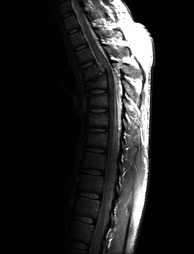
%> input picture p1/Fig1.jpg, 194 x 254 px, shrunk from 373 x 488 before the run
$ octave problem1_main.m   (GNU Octave 9; MATLAB toolbox functions it lacks are replaced by stand-ins)
%> lines starting %> are read from the running program, lines starting %| are printed output that depends on the picture
### p1/histShow.m
function [x, y] = histShow( imgf )
%HISTSHOW display the histogram graph of the imgf
% x - the horizontal axis of histogram,
% y - the vertical axis of histogram
g = imgf(:) + 1;
n = length(g);
x = (1 : 256);
y = zeros(1, 256);
for i = (1 : n)
    y(g(i)) = y(g(i)) + 1;
end

end

### p1/histEqual.m
function [ imgg ] = histEqual( imgf )
%HISTEQUAL
%
[x, y] = histShow(imgf);
T = zeros(1, 256);
a = 0;
g = imgf(:);
n = length(g);
for i = (1 : 256)
    T(i) = a + y(i);
    a = T(i);
end
T = round(255 * T / n);
for i = (1 : n)
    g(i) = T(g(i)+1);
end
imgg = reshape(g, size(imgf));

end

### p1/problem1_main.m
% DIP problem 1
% Histogram euqlization
% author: wang.yiqing
% Dependent function: histShow, histEqual

% =========================================================================
fp1 = 'Fig1.jpg';
fp2 = 'Fig2.jpg';
f1 = imread(fp1);
%> f1 is the input picture: size 254x194 uint8; min 0, max 255, mean 32.6
f2 = imread(fp2);
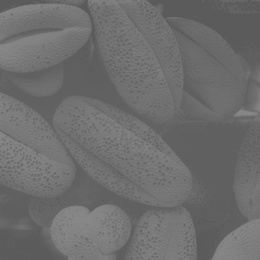
%> input picture p1/Fig2.jpg, 260 x 260 px, shrunk from 500 x 500 before the run
%> f2 is the input picture: size 260x260 uint8; min 85, max 138, mean 109.1
% =======================================================================
% process Fig1.jpg
figure, imshow(f1);
[fx1, fy1] = histShow(f1);
%> after the loop in histShow, `for i = (1 : n)`: y = 256 values, max 27761 at index 2, min 0 at index 256, mean 192.5
%> fx1 = 256 values from 1 to 256; fy1 has the same summary as y in histShow
figure, bar(fx1, fy1);
%> after `bar(fx1, fy1)`:
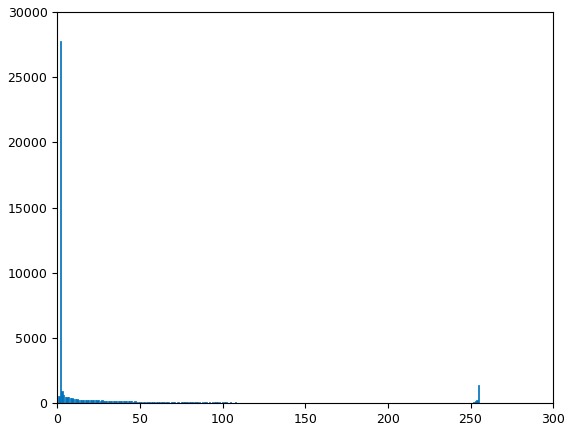
%> figure redrawn from the program's plot data; tallest bar 27761 high, from x = 1.6 to 2.4
g1 = histEqual(f1);
%> the loop in histEqual, `for i = (1 : 256)` made 256 passes
%> a on passes 1 to 3: 514, 28275, 29210
%> after the loop in histEqual, `for i = (1 : 256)`: T = 256 values from 514 to 49276
%> in histEqual, `T = round(255 * T / n);`: T = 256 values from 3 to 255
%> in histEqual, `imgg = reshape(g, size(imgf));`:
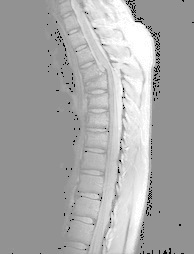
%> imgg: size 254x194 uint8; min 3, max 255, mean 168.1
figure, imshow(g1);
[gx1, gy1] = histShow(g1);
%> gx1 = 256 values from 1 to 256; gy1 = 256 values, max 27761 at index 147, min 0 at index 1, mean 192.5
figure, bar(gx1, gy1);

% process Fig2.jpg
figure, imshow(f2);
[fx2, fy2] = histShow(f2);
%> fx2 = 256 values from 1 to 256; fy2 = 256 values, max 4878 at index 97, min 0 at index 1, mean 264.1
figure, bar(fx2, fy2);
%> after `bar(fx2, fy2)`:
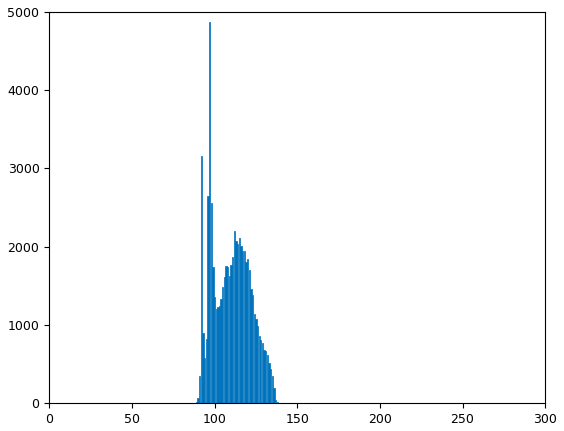
%> figure redrawn from the program's plot data; tallest bar 4878 high, from x = 96.6 to 97.4
g2 = histEqual(f2);
%> after the loop in histEqual (call 2), `for i = (1 : 256)`: T = 256 values from 0 to 67600
%> in histEqual (call 2), `T = round(255 * T / n);`: T = 256 values from 0 to 255
%> in histEqual (call 2), `imgg = reshape(g, size(imgf));`:
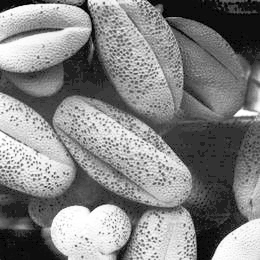
%> imgg: size 260x260 uint8; min 0, max 255, mean 131.2
figure, imshow(g2);
[gx2, gy2] = histShow(g2);
%> gx2 = 256 values from 1 to 256; gy2 = 256 values, max 4878 at index 52, min 0 at index 2, mean 264.1
figure, bar(gx2, gy2);
%> after `bar(gx2, gy2)`:
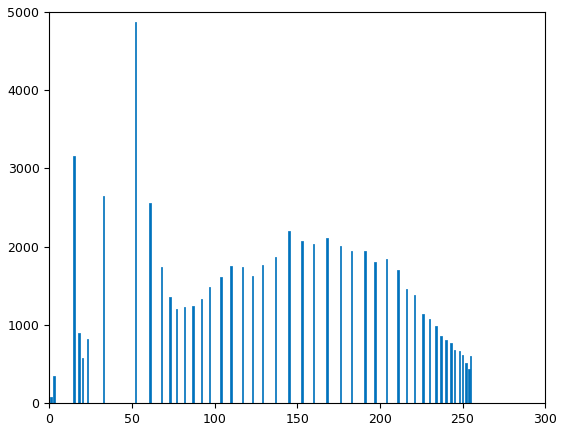
%> figure redrawn from the program's plot data; tallest bar 4878 high, from x = 51.6 to 52.4

% =======================================================================
imwrite(g1, 'g1.png');
imwrite(g2, 'g2.png');
